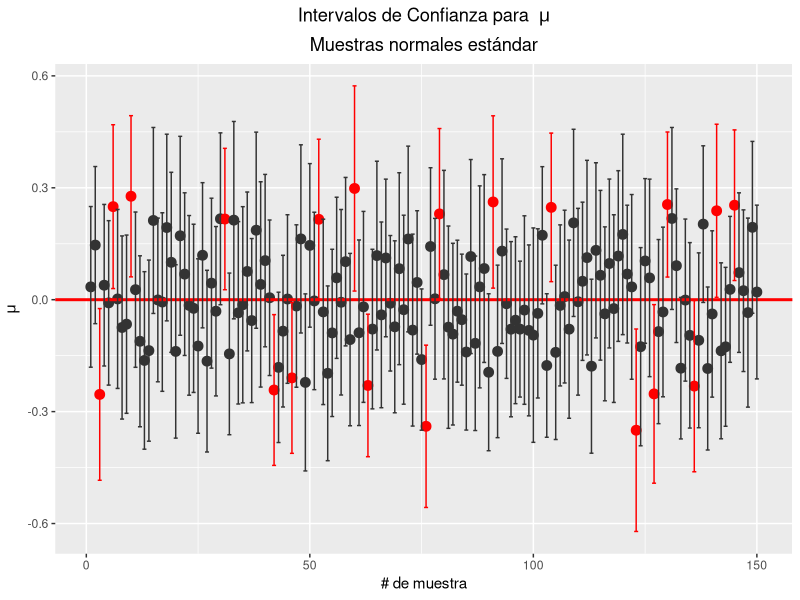
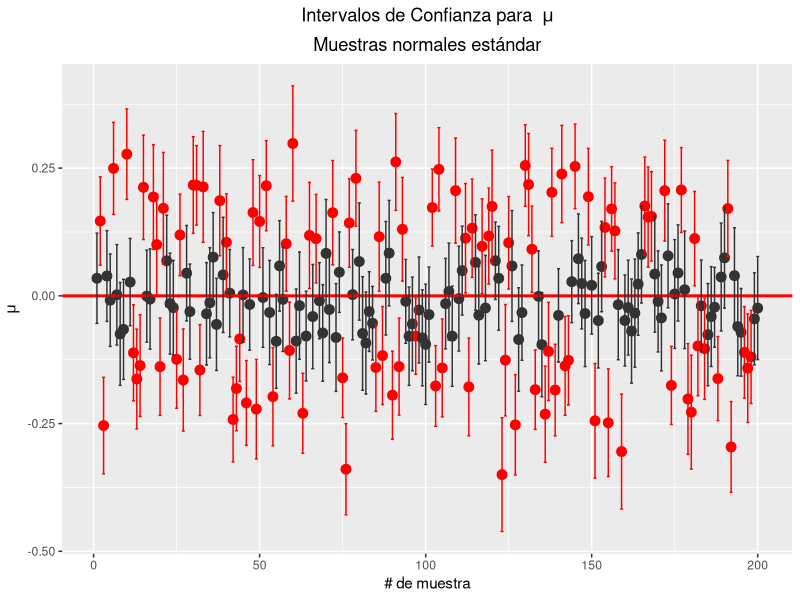
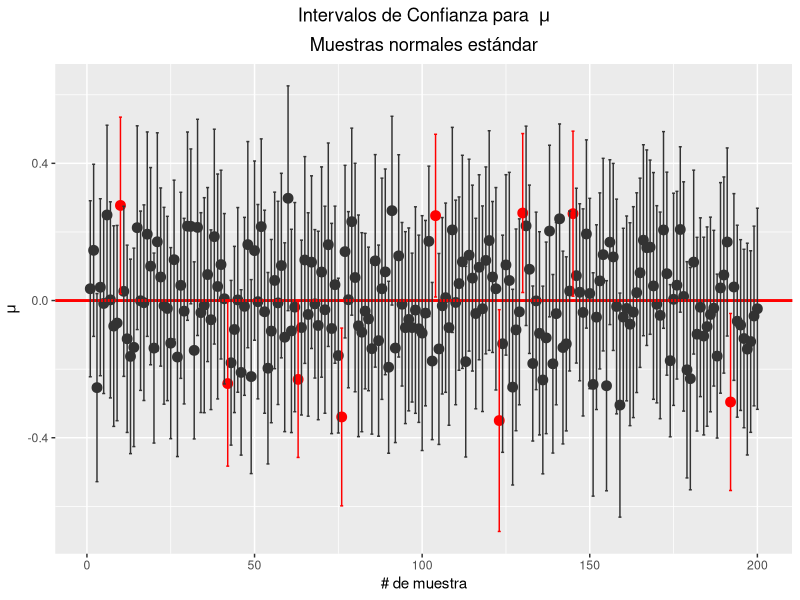
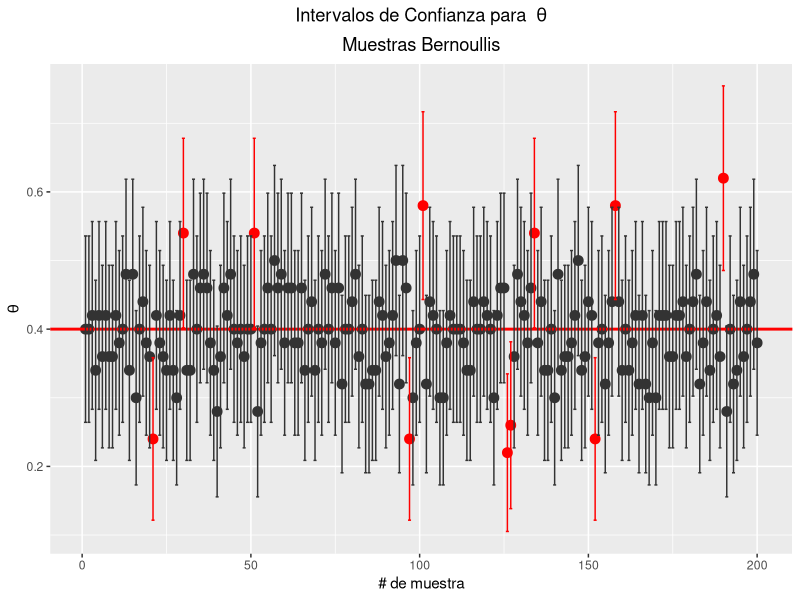
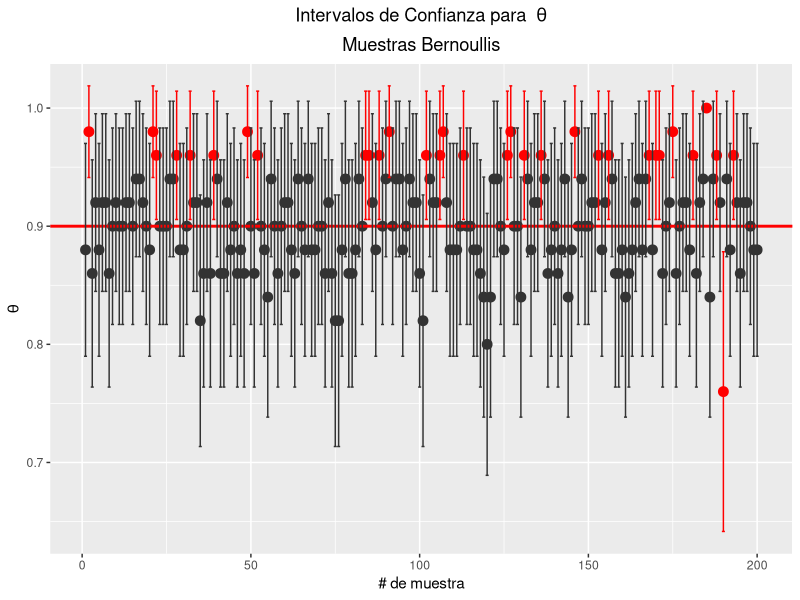
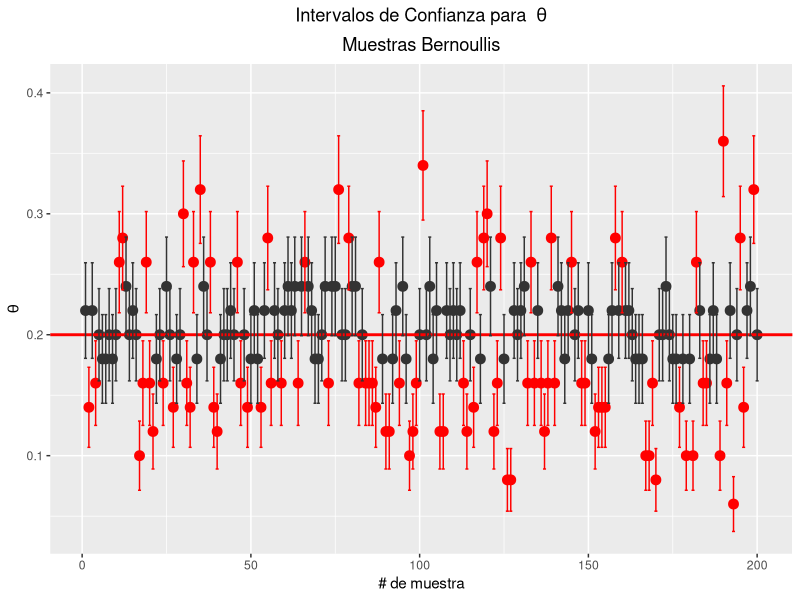
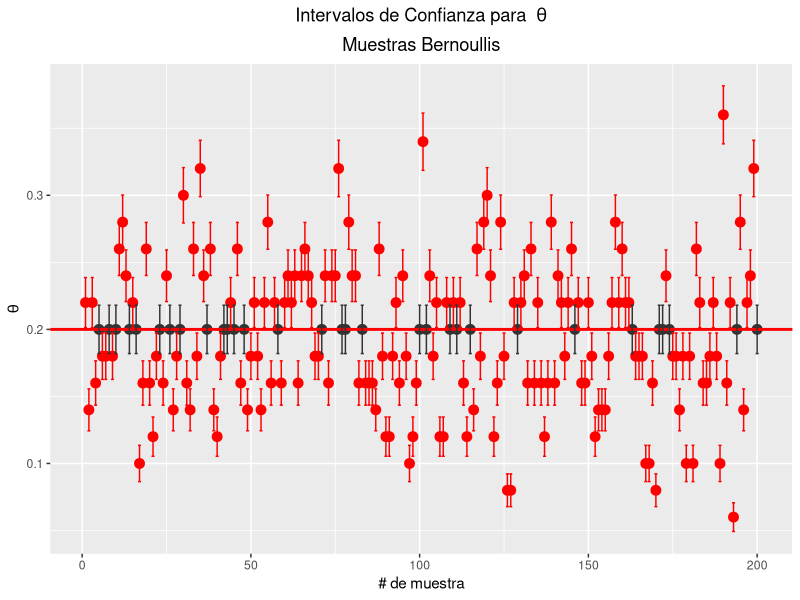

R code for these plots, in order: (Note: a time limit stopped this script after it produced the figures.)
## ---- chunk 1
library(ggplot2)
library(tidyverse)
library(ggpubr)
## ---- chunk 2
muIC <- function(n=50,N=10000,z=0.975)
{
  set.seed(123)

  df <- data.frame(matrix(NA,n,7))
  colnames(df) <- c('# de muestra','n','media','desv. est.','error','LI','LS')
  
  for(i in 1:N)
  {
    x <- rnorm(n)    # Creamos una muestra de tamaño N
    mu <- mean(x)
    sigma <- sd(x)
    error <- qnorm(z)*sigma/sqrt(n)
    
    df[i,1] <- i
    df[i,2] <- n
    df[i,3] <- mu
    df[i,4] <- sigma
    df[i,5] <- error
    df[i,6] <- mu - error
    df[i,7] <- mu + error
  }
  
  return(df)
}
## ---- chunk 3
# IC del 90% = (1-0.1)%
# con percentil de 1-0.05=.95
muNormal <- muIC(z=0.95)
muNormal
## ---- chunk 4
cuentaCI <- function(dataframe)
{
  n <- dataframe$n
  N <- length(n)
  mu <- dataframe$media
  lower <- dataframe$LI
  upper <- dataframe$LS
  res <- 0
  c <- 0
  
  for(i in 1:N)
  {
    
    if(0>=lower[i] & 0<=upper[i])
    {
      c = c + 1
    }
  }
  
  res <- c/N*100
  
  return(res)
  
}
## ---- chunk 5
data <- muNormal %>% slice(1:150)
x <- data$`# de muestra`
mu <- data$media
L <- data$LI
U <- data$LS

ggplot(data, aes(x = x, y=mu, color=(L>0 | U<0))) +
  geom_point(size = 3) +
  geom_hline(yintercept = 0, color = 'red', size = 1) +
  geom_errorbar(aes(ymax = U, ymin = L)) +
  scale_colour_manual(values = c('gray20','red')) +
  ggtitle(expression(atop('Intervalos de Confianza para '~mu,paste('\nMuestras normales estándar')))) +
  theme(plot.title = element_text(hjust = 0.5), legend.position = 'none') +
  xlab('# de muestra') +
  ylab(expression(mu))
## ---- chunk 6
graphCI <- function(df,min=1,max=100)
{
  data <- df %>% slice(min:max)
  x <- data$`# de muestra`
  mu <- data$media
  L <- data$LI
  U <- data$LS
  
  ggplot(data, aes(x = x, y=mu, color=(L>0 | U<0))) +
    geom_point(size = 3) +
    geom_hline(yintercept = 0, color = 'red', size = 1) +
    geom_errorbar(aes(ymax = U, ymin = L)) +
    scale_colour_manual(values = c('gray20','red')) +
    ggtitle(expression(atop('Intervalos de Confianza para '~mu,paste('\nMuestras normales estándar')))) +
    theme(plot.title = element_text(hjust = 0.5), legend.position = 'none') +
    xlab('# de muestra') +
    ylab(expression(mu))
}
## ---- chunk 7
ic50 <- muIC(z=0.75)
ic50

cuentaCI(ic50)

#png(file="nIC_50.png",width = 700, height = 432)
graphCI(ic50,1,200)
#dev.off()
## ---- chunk 8
ic95 <- muIC(z=0.975)
ic95

cuentaCI(ic95)

#png(file="nIC_95.png",width = 700, height = 432)
graphCI(ic95,1,200)
#dev.off()
## ---- chunk 9
bmuIC <- function(n=50,N=10000,p=0.2,z=0.975)
{
  set.seed(123)

  df <- data.frame(matrix(NA,n,8))
  colnames(df) <- c('# de muestra','n','theta','media','desv. est.','error','LI','LS')
  
  for(i in 1:N)
  {
    x <- sample(c(0,1),size=n,replace = TRUE, prob = c(1-p,p))   # Creamos una muestra de tamaño N
    mu <- mean(x)
    sigma <- sqrt(mu*(1-mu)/n)
    error <- qnorm(z)*sigma
    
    df[i,1] <- i
    df[i,2] <- n
    df[i,3] <- p
    df[i,4] <- mu
    df[i,5] <- sigma
    df[i,6] <- error
    df[i,7] <- mu - error
    df[i,8] <- mu + error
  }
  
  return(df)
}
## ---- chunk 10
bcuentaCI <- function(dataframe)
{
  p <- dataframe$theta[1]
  n <- dataframe$n
  N <- length(n)
  mu <- dataframe$media
  lower <- dataframe$LI
  upper <- dataframe$LS
  res <- 0
  c <- 0
  
  for(i in 1:N)
  {
    
    if(p>=lower[i] & p<=upper[i])
    {
      c = c + 1
    }
  }
  
  res <- c/N*100
  
  return(res)
  
}
## ---- chunk 11
bgraphCI <- function(df,min=1,max=100)
{
  data <- df %>% slice(min:max)
  x <- data$`# de muestra`
  mu <- data$media
  p <- data$theta[1]
  L <- data$LI
  U <- data$LS
  
  ggplot(data, aes(x = x, y=mu, color=(L>p | U<p))) +
    geom_point(size = 3) +
    geom_hline(yintercept = p, color = 'red', size = 1) +
    geom_errorbar(aes(ymax = U, ymin = L)) +
    scale_colour_manual(values = c('gray20','red')) +
    ggtitle(expression(atop('Intervalos de Confianza para '~theta,paste('\nMuestras Bernoullis')))) +
    theme(plot.title = element_text(hjust = 0.5), legend.position = 'none') +
    xlab('# de muestra') +
    ylab(expression(theta))
}
## ---- chunk 12
b_ic95 <- bmuIC(p=0.4, z=0.975)
b_ic95

bcuentaCI(b_ic95)

#png(file="bIC_95-4.png",width = 700, height = 432)
bgraphCI(b_ic95,1,200)
#dev.off()
## ---- chunk 13
b_ic95 <- bmuIC(p=0.9, z=0.975)
b_ic95

bcuentaCI(b_ic95)

#png(file="bIC_95-9.png",width = 700, height = 432)
bgraphCI(b_ic95,1,200)
#dev.off()
## ---- chunk 14
b_ic50 <- bmuIC(p=0.2, z=0.75)
b_ic50

bcuentaCI(b_ic50)

#png(file="bIC_50-2.png",width = 700, height = 432)
bgraphCI(b_ic50,1,200)
#dev.off()
## ---- chunk 15
b_ic25 <- bmuIC(p=0.2, z=0.625)
b_ic25

bcuentaCI(b_ic25)

#png(file="bIC_25-2.png",width = 700, height = 432)
bgraphCI(b_ic25,1,200)
#dev.off()
## ---- chunk 16
icWald <- function(success=50,n=100,alpha=0.95)
{
  df <- data.frame(matrix(NA,ncol=2))
  
  p <- success/n
  sd <- sqrt(p*(1-p)/n)
  z <- qnorm(1-(1-alpha)/2)
  df[1] <- p - z*sd
  df[2]<- p + z*sd
  
  return(df)
}
## ---- chunk 17
dfWald <- function(n=50,N=10000,aConf=0.95)
{
  set.seed(123)
  probs <- seq(0.001,0.999,0.01)
  df <- data.frame(matrix(NA,ncol=4,nrow = probs))
  names(df) <- c('Probabilidad','% de cobertura','% del IC','Tamaño de muestra')
  isCovered <- as.numeric()
  
  for(i in 1:length(probs))
  {
    df[i,1] <- probs[i]
    x <- rbinom(n=N,size=n,prob=probs[i])
    for(j in 1:N)
    {
      ci <- icWald(success=x[j],n=n,alpha=aConf)
      isCovered[j] <- (ci[1]< probs[i]) & (probs[i]<ci[2])
    }
    df[i,2] <- mean(isCovered)*100
    df[i,3] <- aConf*100
    df[i,4] <- n
  }
  return(df)
}
## ---- chunk 18
gWald <- function(df)
{
  p <- df$Probabilidad
  cob <- df$`% de cobertura`
  ic <- df$`% del IC`[1]
  n <- df$`Tamaño de muestra`[1]
  
  myTitle <- paste('Cobertura real para el IC binomial del ',ic,'% para n=',n)

  g <- ggplot(df, aes(x=p,y=cob)) + geom_line(color='black',size=0.8) +
        geom_hline(yintercept = ic, linetype='solid',color='red',size=0.8) + 
        ggtitle(myTitle) + 
        theme(plot.title = element_text(hjust = 0.5)) +
        ylab('% de cobertura') +
        xlab(expression(theta)) +
        coord_cartesian(ylim=c(75,100))  # Tomamos del 75 al 100%
  
  return(g)
}
## ---- chunk 19
wIC10 <- dfWald(n=10)

#png(file="wIC_10.png",width = 700, height = 432)
gWald(wIC10)
#dev.off()
## ---- chunk 20
wIC30 <- dfWald(n=30)

#png(file="wIC_30.png",width = 700, height = 432)
gWald(wIC30)
#dev.off()
## ---- chunk 21
wIC50 <- dfWald(n=50)

#png(file="wIC_50.png",width = 700, height = 432)
gWald(wIC50)
#dev.off()
## ---- chunk 22
wIC100 <- dfWald(n=100)

#png(file="wIC_100.png",width = 700, height = 432)
gWald(wIC100)
#dev.off()
## ---- chunk 23
gWald_all <- function(df)
{
  p <- df$Probabilidad
  cob <- df$`% de cobertura`
  ic <- df$`% del IC`[1]
  n <- df$`Tamaño de muestra`[1]
  
  myTitle <- paste('n=',n)

  g <- ggplot(df, aes(x=p,y=cob)) + geom_line(color='black',size=0.8) +
        geom_hline(yintercept = ic, linetype='solid',color='red',size=0.8) + 
        ggtitle(myTitle) + 
        theme(plot.title = element_text(hjust = 0.5)) +
        ylab('% de cobertura') +
        xlab(expression(theta)) +
        coord_cartesian(ylim=c(75,100))  # Tomamos del 75 al 100%
  
  return(g)
}
## ---- chunk 24
#wIC10 <- dfWald(n=10)
gwIC10 <- gWald_all(wIC10)

#wIC30 <- dfWald(n=30)
gwIC30 <- gWald_all(wIC30)

#wIC50 <- dfWald(n=50)
gwIC50 <- gWald_all(wIC50)

#wIC100 <- dfWald(n=100)
gwIC100 <- gWald_all(wIC100)
## ---- chunk 25
gAll <- ggarrange(gwIC10,gwIC30,gwIC50,gwIC100, 
          ncol = 2, nrow = 2) 

#png(file="wIC_all.png",width = 700, height = 432)
gAll
#dev.off()
